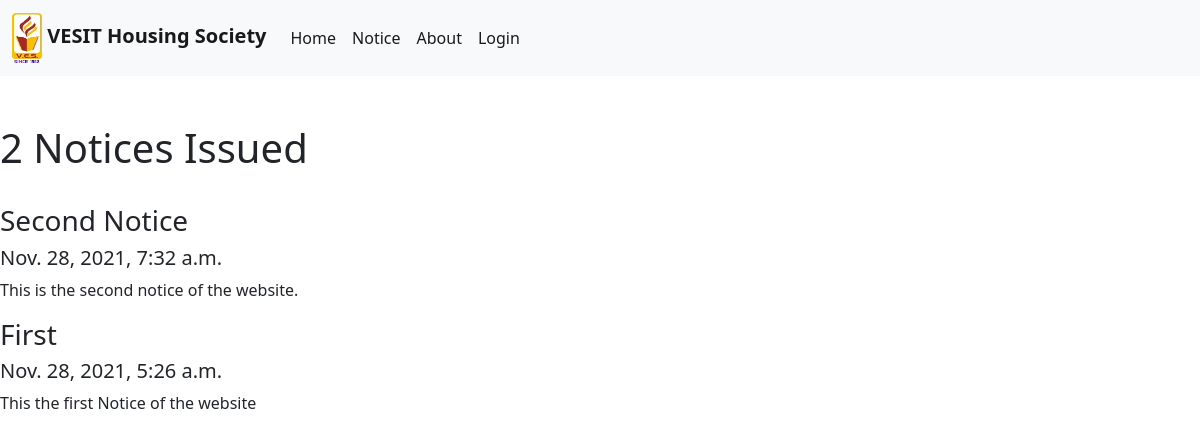
The page /notice/ on the database its author committed.
### notice/models.py (models this page shows, shortened)
class Notice(models.Model):
    title = models.CharField(max_length=200)
    description = models.TextField()
    date = models.DateTimeField(null=True)
    image = models.ImageField(upload_to='portfolio/images',blank=True)
    urls = models.URLField(blank=True)

### notice/views.py (the view)
# urls.py: path('notice/', include('notice.urls')),
def notice(request):
    note = Notice.objects.filter().order_by('-date')
    return render(request,'notice/notice.html',{'notice':note})

### notice/templates/notice/notice.html (shortened to what this page needs)
{% extends 'society/base.html' %}
{% block content %}
    <h1>{{notice.count}} Notice{{ notice.count|pluralize }} Issued</h1>
    <br>
    {% for notice in notice %}
    <h3>{{ notice.title }}</h3>
    <h5>{{notice.date}}</h5>
    <p>{{ notice.description|truncatechars:100 }}</p>
    {% endfor %}
{% endblock %}

### society/templates/society/base.html (shortened to what this page needs)
{% load static %}
<!doctype html>
<html lang="en">
  <head>
    <link href="https://cdn.jsdelivr.net/npm/bootstrap@5.1.3/dist/css/bootstrap.min.css" rel="stylesheet">
  </head>
  <body>
        <nav class="navbar navbar-expand-lg navbar-light bg-light">
        <div class="container-fluid">
            <a class="navbar-brand" href="#">
            <img src="{% static 'society/ves.jpg' %}" width="30" height="50" class="d-inline-block">
            <b>VESIT Housing Society</b>
            </a>
            <div class="collapse navbar-collapse" id="navbarSupportedContent">
            <ul class="navbar-nav me-auto mb-2 mb-lg-0">
                <li class="nav-item">
                <a class="nav-link active" aria-current="page" href="{% url 'home' %}">Home</a>
                </li>
                <li class="nav-item">
                <a class="nav-link active" aria-current="page" href="{% url 'notice' %}">Notice</a>
                </li>
                <li class="nav-item">
                <a class="nav-link active" aria-current="page" href="{% url 'notice' %}">About</a>
                </li>
                <li>
                {%if user.is_authenticated%}
                Logged in as {{ user.username}}
                <form action="{% url 'logoutuser' %}" method="POST">
                {% csrf_token %}
                <button type="submit">Logout</button>
                {% else %}
                <a class="nav-link active" aria-current="page" class="nav-link" href="{% url 'loginuser' %}">Login</a>
                {% endif %}
                </li>
            </ul>
            </div>
        </div>
        </nav>
                <br>
                <br>
                {% block content %}{% endblock %}
  </body>
</html>

### rows shown on the page
Notice: title "Second Notice", date "Nov. 28, 2021, 7:32 a.m.", description "This is the second notice of the website."
Notice: title "First", date "Nov. 28, 2021, 5:26 a.m.", description "This the first Notice of the website"

### other values the page prints
{{ notice.count }} "2"
